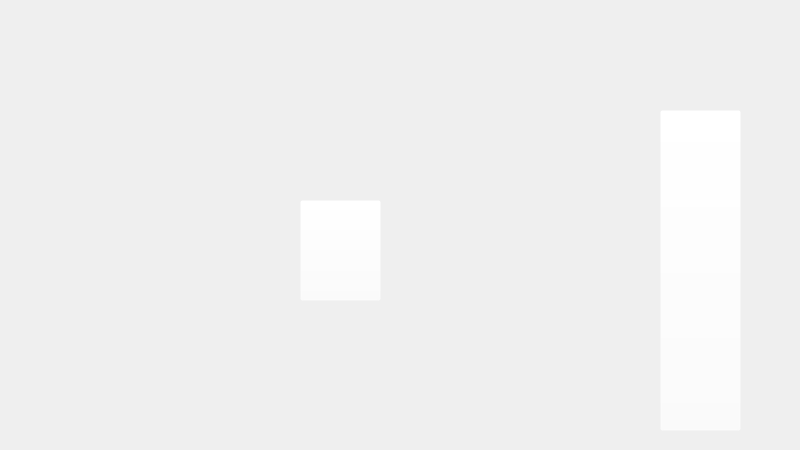
<?xml version="1.0" encoding="UTF-8"?>
<ui version="4.0">
 <class>MainWindow</class>
 <widget class="QMainWindow" name="MainWindow">
  <property name="geometry">
   <rect>
    <x>0</x>
    <y>0</y>
    <width>800</width>
    <height>450</height>
   </rect>
  </property>
  <property name="maximumSize">
   <size>
    <width>800</width>
    <height>450</height>
   </size>
  </property>
  <property name="windowTitle">
   <string>The Backrooms</string>
  </property>
  <widget class="QWidget" name="centralwidget">
   <widget class="QLabel" name="label">
    <property name="geometry">
     <rect>
      <x>0</x>
      <y>0</y>
      <width>801</width>
      <height>451</height>
     </rect>
    </property>
    <property name="autoFillBackground">
     <bool>false</bool>
    </property>
    <property name="text">
     <string/>
    </property>
    <property name="pixmap">
     <pixmap>../img/01 abandoned.png</pixmap>
    </property>
    <property name="scaledContents">
     <bool>true</bool>
    </property>
   </widget>
   <widget class="QPushButton" name="exitBtn">
    <property name="geometry">
     <rect>
      <x>300</x>
      <y>200</y>
      <width>81</width>
      <height>101</height>
     </rect>
    </property>
    <property name="cursor">
     <cursorShape>PointingHandCursor</cursorShape>
    </property>
    <property name="styleSheet">
     <string notr="true">background-color: rgba(255, 255, 255, 0);</string>
    </property>
    <property name="text">
     <string/>
    </property>
   </widget>
   <widget class="QPushButton" name="loopBtn">
    <property name="geometry">
     <rect>
      <x>660</x>
      <y>110</y>
      <width>81</width>
      <height>321</height>
     </rect>
    </property>
    <property name="cursor">
     <cursorShape>WhatsThisCursor</cursorShape>
    </property>
    <property name="styleSheet">
     <string notr="true">background-color: rgba(255, 255, 255, 0);</string>
    </property>
    <property name="text">
     <string/>
    </property>
   </widget>
  </widget>
 </widget>
 <resources/>
 <connections/>
</ui>
